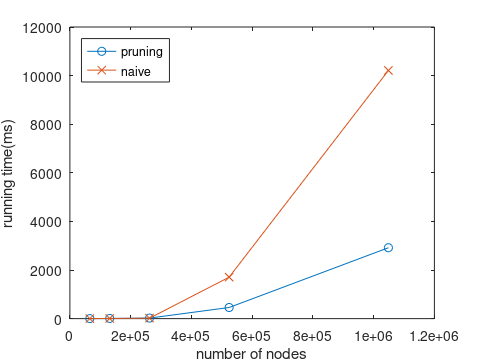
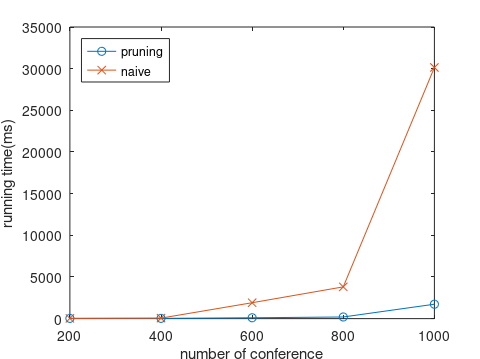
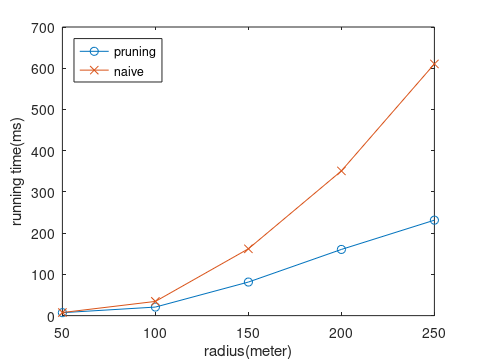
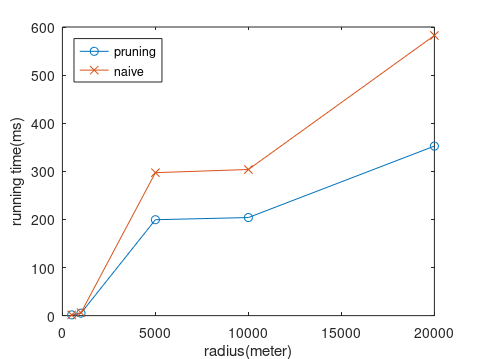

These figures' MATLAB source, in order:
x_width=3.2;
y_width=2.4;
set(gcf, 'PaperPosition', [1 1 x_width*1.5 y_width*1.5]); %

%kronecker_graph

num = 0.1;

x_kronecker = [65536, 131072, 262144, 524288, 1048576];
y_kronecker = [
    0.172000
    0.616000
    1.770000
    170.610000
    1021.228000] / num;
y_kronecker_prune = [
    0.195000
    0.752000
    2.226000
    45.806000
    291.721000] / num;
%F1 = figure('Position', [100, 100, 400, 300]);
plot(x_kronecker, y_kronecker_prune, '-o', x_kronecker, y_kronecker, '-x');
xlabel('number of nodes');
ylabel('running time(ms)');
legend('pruning', 'naive', 'Location', 'northwest');
saveas(gcf, 'kronecker', 'eps');

%DBLP graph
x_DBLP = [200 400 600 800 1000];

y_DBLP = [
    2.999000
    6.080000
    190.903000
    381.250000
    3014.208000] / num;
y_DBLP_prune = [
    2.913000
    3.123000
    10.268000
    19.809000
    172.971000] / num;
%figure(2);
plot(x_DBLP, y_DBLP_prune, '-o', x_DBLP, y_DBLP, '-x');
xlabel('number of conference');
ylabel('running time(ms)');
legend('pruning', 'naive', 'Location', 'northwest');
saveas(gcf, 'DBLP', 'eps');

% Yelp Top20
x_Yelp = [50 100 150 200 250];
y_Yelp = [
    0.749000
    3.447000
    16.209000
    35.101000
    61.044000] / num;
y_Yelp_prune = [
    0.717000
    2.075000
    8.144000
    16.054000
    23.151000] / num;

%figure(3);
plot(x_Yelp, y_Yelp_prune, '-o', x_Yelp, y_Yelp, '-x');
xlabel('radius(meter)');
ylabel('running time(ms)');
legend('pruning', 'naive', 'Location', 'northwest');
saveas(gcf, 'YelpTop20Labels', 'eps');

% Yelp 300 Labels. Radius on X-axis.
x_Yelp_label = [500 1000 5000 10000 20000];
y_Yelp_label = [
    0.1560
    0.6080
   29.7220
   30.3770
   58.2350] / num;
y_Yelp_label_prune = [
    0.1570
    0.5150
   19.9390
   20.3900
   35.2410] / num;

%figure(4);
plot(x_Yelp_label, y_Yelp_label_prune, '-o', x_Yelp_label, y_Yelp_label, '-x');
xlabel('radius(meter)');
ylabel('running time(ms)');
legend('pruning', 'naive', 'Location', 'northwest');
saveas(gcf, 'Yelp300Labels', 'eps');

% Yelp fixed radius 10000 meters.
x_Yelp_radius = [200 250 300 350 400];
y_Yelp_radius = [
    0.9710
    1.4760
   30.4000
  104.6090
  409.8500] / num;
y_Yelp_radius_prune = [
    0.7490
    1.0300
   20.7630
   70.9940
  313.3170] / num;

%figure(5);
plot(x_Yelp_radius, y_Yelp_radius_prune, '-o', x_Yelp_radius, y_Yelp_radius, '-x');
xlabel('number of labels');
ylabel('running time(ms)');
legend('pruning', 'naive', 'Location', 'northwest');
saveas(gcf, 'Yelp10Kmeters', 'eps');

% Facebook Dataset
y_FB_prune = [0 0 0 0 16 0 0 0 0 0 0 0 0 0 15 0 0 0 0 0 0 0 0 16 0 0 0 0 0 0 0 0 0 15 0 0 0 0 0 0 0 0 0 0 16 0 0 0 0 0 0 0 0 0 16 0 0 0 0 0 0 0 0 0 0 15 0 0 0 0 0 0 0 0 16 0 0 0 0 0 0 0 0 15 0 0 0 0 0 0 0 0 0 16 0 0 0 0 0 0 ;
16 0 0 0 0 0 0 16 0 0 0 0 0 15 0 0 0 0 0 0 16 0 0 0 0 0 0 15 0 0 0 0 0 16 0 0 0 0 0 0 0 16 0 0 0 0 0 0 0 15 0 0 0 0 0 0 0 16 0 0 0 0 0 0 0 15 0 0 0 0 0 0 16 0 0 0 0 0 0 0 16 0 0 0 0 0 0 15 0 0 0 0 0 0 0 16 0 0 0 0 ;
16 0 0 0 0 16 0 0 0 15 0 0 0 16 0 0 0 0 15 0 0 0 0 16 0 0 0 16 0 0 0 0 15 0 0 0 0 16 0 0 0 0 0 15 0 0 0 0 16 0 0 0 0 0 16 0 0 0 0 0 0 15 0 0 0 16 0 0 0 0 15 0 0 0 0 0 16 0 0 0 0 16 0 0 0 0 15 0 0 0 16 0 0 0 0 0 15 0 0 0 ;
16 0 0 16 0 15 0 16 0 31 16 0 0 15 0 0 16 0 0 15 16 0 0 16 0 15 16 0 0 15 0 16 0 0 16 0 0 15 0 0 16 0 0 0 15 0 0 16 0 0 0 16 0 0 0 0 15 0 0 16 0 0 0 0 15 16 0 16 0 0 15 0 16 0 0 0 15 16 16 0 0 15 0 16 0 0 0 15 0 0 16 0 0 16 15 16 0 15 0 16 ;
47 15 0 16 62 63 15 47 16 218 63 15 47 16 0 0 78 0 62 62 47 31 16 0 47 78 63 0 47 62 63 31 62 16 0 78 0 16 0 46 16 31 0 0 16 15 0 0 16 16 0 15 31 0 0 0 16 0 16 15 0 16 0 0 95 63 31 0 47 15 0 63 31 0 16 0 15 281 31 0 47 47 15 47 0 16 31 16 0 78 46 0 16 0 296 63 0 62 31 16 ;
];
y_FB = [
    0 0 16 0 0 0 0 0 0 0 0 16 0 0 0 0 0 0 0 0 15 0 0 0 0 0 0 0 0 0 16 0 0 0 0 0 0 0 0 0 15 0 0 0 0 0 0 0 0 0 16 0 0 0 0 0 0 0 0 0 16 0 0 0 0 0 0 0 0 0 15 0 0 0 0 0 0 0 0 0 16 0 0 0 0 0 0 0 0 0 15 0 0 0 0 0 0 0 0 0 ;
0 16 0 0 0 0 0 16 0 0 0 0 0 15 0 0 0 0 0 0 16 0 0 0 0 15 0 0 0 0 0 0 16 0 0 0 0 0 16 0 0 0 0 0 0 15 0 0 0 0 0 0 16 0 0 0 0 0 0 0 15 0 0 0 0 0 16 0 0 0 0 0 0 16 0 0 0 0 0 0 15 0 0 0 0 0 16 0 0 0 0 0 0 15 0 0 0 0 16 0 ;
16 0 0 16 0 15 0 0 16 0 15 0 0 0 16 0 0 0 16 0 15 0 0 16 0 0 15 0 0 16 0 16 0 0 0 15 0 0 16 0 0 15 0 0 0 16 0 0 0 16 0 0 0 0 15 0 0 0 0 16 0 0 0 0 15 0 16 0 0 16 0 0 15 0 0 0 16 0 0 0 15 0 16 0 0 0 16 0 0 15 16 0 0 0 15 0 0 16 0 0 ;
47 16 0 15 47 31 16 31 31 63 32 16 46 0 16 16 15 1 47 47 16 31 16 31 31 47 31 0 47 31 31 16 47 15 16 47 0 15 16 47 15 31 0 0 32 15 0 16 15 16 0 31 31 0 0 0 16 16 15 16 0 15 0 0 47 47 16 0 31 31 0 31 16 15 16 0 31 78 0 0 31 47 16 31 16 0 46 0 32 46 47 0 16 0 78 31 16 31 47 15 ;
359 78 0 47 296 250 78 234 78 499 205 62 297 31 62 0 203 16 296 237 141 171 78 47 343 250 234 31 328 298 234 47 296 63 15 297 31 47 31 327 63 109 16 15 94 62 16 0 93 63 0 47 109 15 0 0 63 31 62 32 0 62 16 0 234 280 94 0 250 78 0 234 93 31 63 0 62 642 47 0 171 343 78 299 15 16 343 31 47 312 343 63 0 15 640 140 63 265 187 78 ;
];

x_FB = [4 8 12 16 20];
y_FB_prune = mean(y_FB_prune, 2);
y_FB = mean(y_FB, 2);
%figure(6);
plot(x_FB, y_FB_prune, '-o', x_FB, y_FB, '-x');
xlabel('number of labels');
ylabel('running time(ms)');
legend('pruning', 'naive', 'Location', 'northwest');
saveas(gcf, 'FB', 'eps');

% Synthetic Spatial Data
x_Spatial = [4000 10000 20000 30000 40000];
y_Spatial = [
    0.021000
    0.440000
    14.974000
    95.158000
    419.697000] / num;
y_Spatial_prune = [
    0.184000
    0.653000
    4.961000
    17.197000
    51.248000] / num;
%figure(7);
plot(x_Spatial, y_Spatial_prune, '-o', x_Spatial, y_Spatial, '-x');
xlabel('Radius(meter)');
ylabel('running time(ms)');
legend('pruning', 'naive', 'Location', 'northwest');
saveas(gcf, 'Spatial', 'eps');


% Facebook Dataset
y_FB_prune_dense = [94 109 31 78 62 18 45 63 78 47 31 63 47 62 172 62 47 47 62 31 63 46 110 68 47 31 109 63 31 62 125 78 16 62 62 47 47 31 16 62 63 50 31 94 46 78 47 63 31 31 31 63 31 62 47 47 62 31 16 109 63 4 25 96 63 64 78 47 109 47 31 31 31 16 78 205 31 113 62 47 62 31 63 47 15 78 109 203 31 78 110 46 52 47 110 31 31 47 31 47 ;
63 78 62 78 94 110 95 125 62 47 125 78 78 62 78 109 78 94 112 31 125 109 125 94 62 62 63 125 78 64 130 125 62 32 140 47 93 47 109 47 47 78 79 94 109 62 78 63 62 63 46 125 94 109 78 70 127 62 31 63 93 63 31 78 62 125 94 62 115 137 47 125 46 125 78 141 46 125 94 62 83 47 78 78 78 47 62 125 31 47 125 47 62 78 128 47 125 125 140 78 ;
63 140 79 98 46 125 47 141 63 93 125 65 93 47 62 64 98 47 125 16 125 124 94 94 46 63 125 125 82 93 110 124 63 62 125 109 63 78 78 53 73 109 65 62 125 62 78 94 94 31 78 109 148 78 63 62 94 140 78 62 94 62 125 63 62 130 94 47 109 109 62 125 31 125 78 109 100 94 47 93 63 46 63 48 78 62 47 125 93 63 78 16 84 31 78 78 93 125 141 62 ;
63 47 15 63 47 51 62 47 47 46 47 47 62 156 63 62 31 63 62 31 47 63 43 86 47 47 47 124 63 62 63 62 31 31 141 62 16 62 63 65 32 46 78 63 78 47 46 63 78 31 62 32 46 16 47 15 47 31 63 50 11 83 124 78 63 15 63 78 62 78 47 47 47 15 63 125 67 78 47 47 78 47 78 78 46 63 62 125 78 47 78 11 85 78 63 16 79 47 47 62 ;
32 0 0 15 16 0 15 16 16 15 16 15 16 0 0 16 15 0 31 16 16 15 0 0 16 15 16 0 16 15 16 0 15 16 0 16 0 0 15 1 0 3 6 4 5 7 4 4 4 4 3 4 16 18 15 0 0 0 16 0 16 0 0 0 31 15 16 16 0 15 0 16 15 0 16 0 0 31 16 0 15 16 0 16 0 15 16 0 0 15 16 16 0 0 31 15 16 0 16 15 ;];
y_FB_dense = [
    268 609 550 265 359 191 140 156 312 265 79 175 156 282 1126 2271 174 297 375 172 253 266 532 813 250 83 546 658 110 265 735 802 158 125 296 250 151 131 47 249 390 254 110 514 660 343 377 406 203 78 78 234 226 250 265 172 283 172 31 515 783 156 31 513 790 375 390 268 577 676 109 78 78 47 250 1159 2287 515 801 266 298 171 266 251 63 235 671 1586 2300 265 676 664 198 156 565 579 78 141 109 140 ;
500 912 483 1091 1603 785 515 972 626 801 766 631 1633 3393 1092 3326 484 1021 2626 232 821 863 907 1032 1671 979 475 910 1199 3116 929 1109 310 260 859 320 1054 1141 1010 1032 742 447 1057 1891 2129 876 1682 3254 1101 3040 641 1009 496 916 835 1416 1781 1076 167 483 1041 1227 747 443 1211 3574 1115 1814 859 991 656 1235 341 899 1040 2471 601 1119 559 635 857 285 458 460 1088 2298 610 1542 220 574 1351 336 1047 2113 843 286 856 979 888 1158 ;
1020 1593 848 1028 793 562 508 625 1119 3187 567 583 1625 1149 1095 2325 322 943 1098 123 530 579 714 858 589 627 539 549 1099 3268 682 567 348 314 539 828 933 525 966 1429 1395 612 850 1068 1822 605 1542 1185 967 981 1388 622 550 754 980 1280 989 612 883 484 756 545 686 433 1084 1957 903 480 622 713 907 675 255 547 951 1053 870 688 371 857 453 455 419 294 1008 1618 675 780 992 1053 850 264 1020 1076 617 330 709 577 551 1050 ;
688 702 19 757 1125 303 617 309 966 2682 145 987 3163 772 1154 3159 240 617 679 258 196 309 322 848 3143 783 205 433 702 1074 702 286 231 122 429 395 43 552 862 1103 365 236 501 670 672 1059 3343 1224 976 1069 1033 234 282 20 606 189 804 2512 615 460 60 751 1021 543 897 2558 531 556 574 652 838 695 963 2476 649 1070 585 522 338 816 933 708 917 314 785 1433 2905 598 810 1297 1006 386 541 472 393 166 789 806 149 965 ;
109 19 4 24 94 91 31 84 28 73 87 28 104 20 25 8 90 14 79 120 48 107 16 7 105 46 87 18 103 94 110 32 91 13 12 103 15 22 16 105 16 33 10 11 7 23 9 6 7 6 8 7 74 8 7 6 7 8 18 24 4 24 14 8 66 63 94 13 78 31 9 84 44 18 9 8 7 84 11 6 104 110 27 85 15 14 102 24 24 92 109 22 15 7 83 36 25 81 92 16 ;
];
y_FB_prune_dense = flipud(y_FB_prune_dense);
y_FB_dense = flipud(y_FB_dense);
x_FB_dense = [1000 200 40 20 5];
x_FB_dense = (x_FB_dense .^ -1)*20;
y_FB_prune_dense = mean(y_FB_prune_dense, 2);
y_FB_dense = mean(y_FB_dense, 2);
%figure(6);
semilogy(x_FB_dense, y_FB_prune_dense, '-o', x_FB_dense, y_FB_dense, '-x');
xlabel('label density');
ylabel('running time(ms)');
legend('pruning', 'naive', 'Location', 'northwest');
saveas(gcf, 'FB_dense', 'eps');

    
